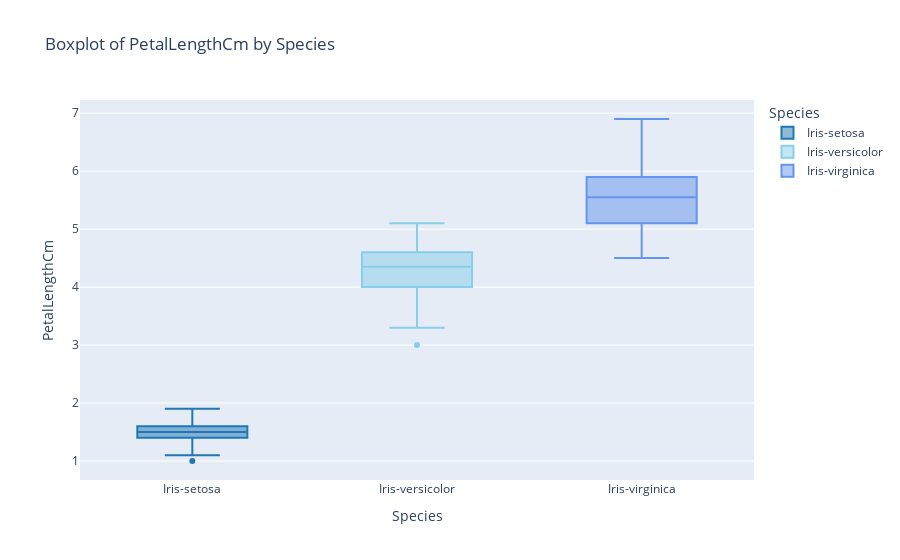

Notebook code cell kept with this figure:
### Markdown cell above
### <span style='color:#074173'> <b>❓ PetalLengthCm vs. Species</b> </span>

### Code cell
fig_boxplot = px.box(df, x="Species", y="PetalLengthCm", title="Boxplot of PetalLengthCm by Species",
                     color='Species', 
                     color_discrete_sequence=custom_colors
                    )
fig_boxplot.update_layout(xaxis_title="Species", yaxis_title="PetalLengthCm")
fig_boxplot.show()

### Figure 1 — Plotly figure (JSON) as saved in the notebook; plotly's stock layout.template omitted (floating-point values rounded to 4 significant figures)
{"data": [{"alignmentgroup": "True", "hovertemplate": "Species=%{x}<br>PetalLengthCm=%{y}<extra></extra>", "legendgroup": "Iris-setosa", "marker": {"color": "#1f77b4"}, "name": "Iris-setosa", "notched": false, "offsetgroup": "Iris-setosa", "orientation": "v", "showlegend": true, "type": "box", "x": ["Iris-setosa", "Iris-setosa", "Iris-setosa", "Iris-setosa", "Iris-setosa", "Iris-setosa", "Iris-setosa", "Iris-setosa", "Iris-setosa", "Iris-setosa", "Iris-setosa", "Iris-setosa", "Iris-setosa", "Iris-setosa", "Iris-setosa", "Iris-setosa", "Iris-setosa", "Iris-setosa", "Iris-setosa", "Iris-setosa", "Iris-setosa", "Iris-setosa", "Iris-setosa", "Iris-setosa", "Iris-setosa", "Iris-setosa", "Iris-setosa", "Iris-setosa", "Iris-setosa", "Iris-setosa", "Iris-setosa", "Iris-setosa", "Iris-setosa", "Iris-setosa", "Iris-setosa", "Iris-setosa", "Iris-setosa", "Iris-setosa", "Iris-setosa", "Iris-setosa", "Iris-setosa", "Iris-setosa", "Iris-setosa", "Iris-setosa", "Iris-setosa", "Iris-setosa", "Iris-setosa", "Iris-setosa", "Iris-setosa", "Iris-setosa"], "x0": " ", "xaxis": "x", "y": [1.4, 1.4, 1.3, 1.5, 1.4, 1.7, 1.4, 1.5, 1.4, 1.5, 1.5, 1.6, 1.4, 1.1, 1.2, 1.5, 1.3, 1.4, 1.7, 1.5, 1.7, 1.5, 1, 1.7, 1.9, 1.6, 1.6, 1.5, 1.4, 1.6, 1.6, 1.5, 1.5, 1.4, 1.5, 1.2, 1.3, 1.5, 1.3, 1.5, 1.3, 1.3, 1.3, 1.6, 1.9, 1.4, 1.6, 1.4, 1.5, 1.4], "y0": " ", "yaxis": "y"}, {"alignmentgroup": "True", "hovertemplate": "Species=%{x}<br>PetalLengthCm=%{y}<extra></extra>", "legendgroup": "Iris-versicolor", "marker": {"color": "skyblue"}, "name": "Iris-versicolor", "notched": false, "offsetgroup": "Iris-versicolor", "orientation": "v", "showlegend": true, "type": "box", "x": ["Iris-versicolor", "Iris-versicolor", "Iris-versicolor", "Iris-versicolor", "Iris-versicolor", "Iris-versicolor", "Iris-versicolor", "Iris-versicolor", "Iris-versicolor", "Iris-versicolor", "Iris-versicolor", "Iris-versicolor", "Iris-versicolor", "Iris-versicolor", "Iris-versicolor", "Iris-versicolor", "Iris-versicolor", "Iris-versicolor", "Iris-versicolor", "Iris-versicolor", "Iris-versicolor", "Iris-versicolor", "Iris-versicolor", "Iris-versicolor", "Iris-versicolor", "Iris-versicolor", "Iris-versicolor", "Iris-versicolor", "Iris-versicolor", "Iris-versicolor", "Iris-versicolor", "Iris-versicolor", "Iris-versicolor", "Iris-versicolor", "Iris-versicolor", "Iris-versicolor", "Iris-versicolor", "Iris-versicolor", "Iris-versicolor", "Iris-versicolor", "Iris-versicolor", "Iris-versicolor", "Iris-versicolor", "Iris-versicolor", "Iris-versicolor", "Iris-versicolor", "Iris-versicolor", "Iris-versicolor", "Iris-versicolor", "Iris-versicolor"], "x0": " ", "xaxis": "x", "y": [4.7, 4.5, 4.9, 4, 4.6, 4.5, 4.7, 3.3, 4.6, 3.9, 3.5, 4.2, 4, 4.7, 3.6, 4.4, 4.5, 4.1, 4.5, 3.9, 4.8, 4, 4.9, 4.7, 4.3, 4.4, 4.8, 5, 4.5, 3.5, 3.8, 3.7, 3.9, 5.1, 4.5, 4.5, 4.7, 4.4, 4.1, 4, 4.4, 4.6, 4, 3.3, 4.2, 4.2, 4.2, 4.3, 3, 4.1], "y0": " ", "yaxis": "y"}, {"alignmentgroup": "True", "hovertemplate": "Species=%{x}<br>PetalLengthCm=%{y}<extra></extra>", "legendgroup": "Iris-virginica", "marker": {"color": "cornflowerblue"}, "name": "Iris-virginica", "notched": false, "offsetgroup": "Iris-virginica", "orientation": "v", "showlegend": true, "type": "box", "x": ["Iris-virginica", "Iris-virginica", "Iris-virginica", "Iris-virginica", "Iris-virginica", "Iris-virginica", "Iris-virginica", "Iris-virginica", "Iris-virginica", "Iris-virginica", "Iris-virginica", "Iris-virginica", "Iris-virginica", "Iris-virginica", "Iris-virginica", "Iris-virginica", "Iris-virginica", "Iris-virginica", "Iris-virginica", "Iris-virginica", "Iris-virginica", "Iris-virginica", "Iris-virginica", "Iris-virginica", "Iris-virginica", "Iris-virginica", "Iris-virginica", "Iris-virginica", "Iris-virginica", "Iris-virginica", "Iris-virginica", "Iris-virginica", "Iris-virginica", "Iris-virginica", "Iris-virginica", "Iris-virginica", "Iris-virginica", "Iris-virginica", "Iris-virginica", "Iris-virginica", "Iris-virginica", "Iris-virginica", "Iris-virginica", "Iris-virginica", "Iris-virginica", "Iris-virginica", "Iris-virginica", "Iris-virginica", "Iris-virginica", "Iris-virginica"], "x0": " ", "xaxis": "x", "y": [6, 5.1, 5.9, 5.6, 5.8, 6.6, 4.5, 6.3, 5.8, 6.1, 5.1, 5.3, 5.5, 5, 5.1, 5.3, 5.5, 6.7, 6.9, 5, 5.7, 4.9, 6.7, 4.9, 5.7, 6, 4.8, 4.9, 5.6, 5.8, 6.1, 6.4, 5.6, 5.1, 5.6, 6.1, 5.6, 5.5, 4.8, 5.4, 5.6, 5.1, 5.1, 5.9, 5.7, 5.2, 5, 5.2, 5.4, 5.1], "y0": " ", "yaxis": "y"}], "layout": {"boxmode": "overlay", "legend": {"title": {"text": "Species"}, "tracegroupgap": 0}, "title": {"text": "Boxplot of PetalLengthCm by Species"}, "xaxis": {"anchor": "y", "categoryarray": ["Iris-setosa", "Iris-versicolor", "Iris-virginica"], "categoryorder": "array", "domain": [0, 1], "title": {"text": "Species"}}, "yaxis": {"anchor": "x", "domain": [0, 1], "title": {"text": "PetalLengthCm"}}}}
